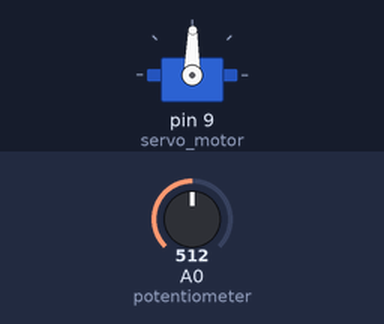
A sketch run on a simulated Arduino Uno, built with avr-gcc and run on an emulated ATmega328P. Parts: servo. The test bench sets the inputs (shaded band); at power-on: A0 (potentiometer) = 512.

Above: at 1.2 s.
1.3 s: A0 (potentiometer) set to 716
At 2.4 s:
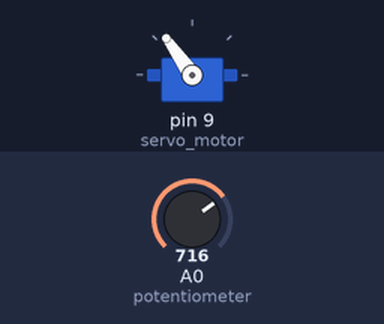
2.8 s: A0 (potentiometer) set to 900
At 3.2 s:
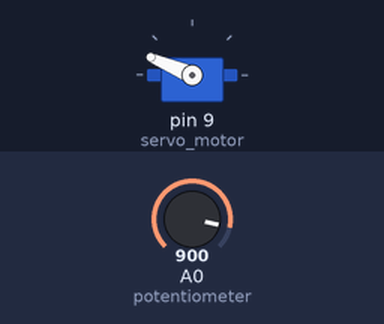
4.3 s: A0 (potentiometer) set to 1023
At 4.6 s:
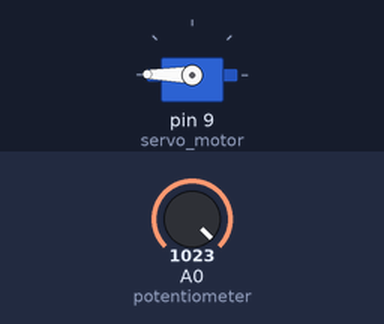
5.8 s: A0 (potentiometer) set to 306
At 6.7 s:
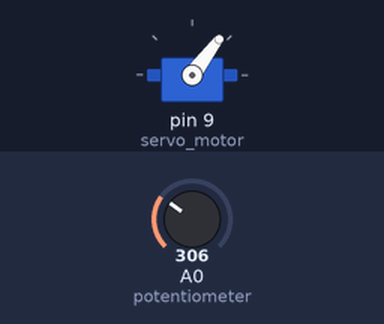
7.3 s: A0 (potentiometer) set to 122
At 8.1 s:
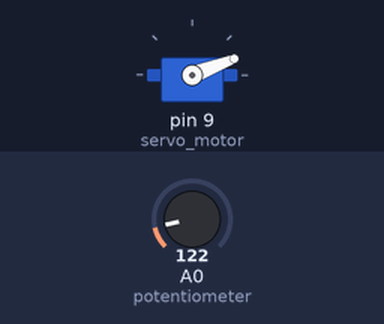
8.8 s: A0 (potentiometer) set to 511
At 10.2 s:
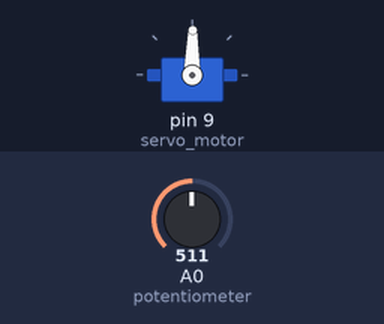
Timing chart, 0 to 11.3 s (numbered marks = the images above; inputs shaded):
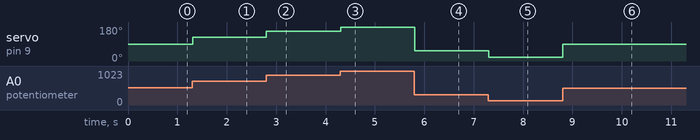

Measured:
- after the input at 1.3 s, servo on pin 9 (servo_motor): 89° → 125° at once
- after the input at 2.8 s, servo on pin 9 (servo_motor): 125° → 157° at once
- after the input at 4.3 s, servo on pin 9 (servo_motor): 157° → 179° at once
- after the input at 5.8 s, servo on pin 9 (servo_motor): 179° → 53° at once
- after the input at 7.3 s, servo on pin 9 (servo_motor): 53° → 21° at once
- after the input at 8.8 s, servo on pin 9 (servo_motor): 21° → 89° at once

The sketch:

pot_server.ino
```cpp
#include <Servo.h>

Servo servo_motor;

int potentiometer = 0;
int val;

void setup()
{
  servo_motor.attach(9);
}

void loop()
{
  val = analogRead(potentiometer);
  val = map(val, 0, 1023, 0, 179);
  servo_motor.write(val);
  delay(15);
}
```
